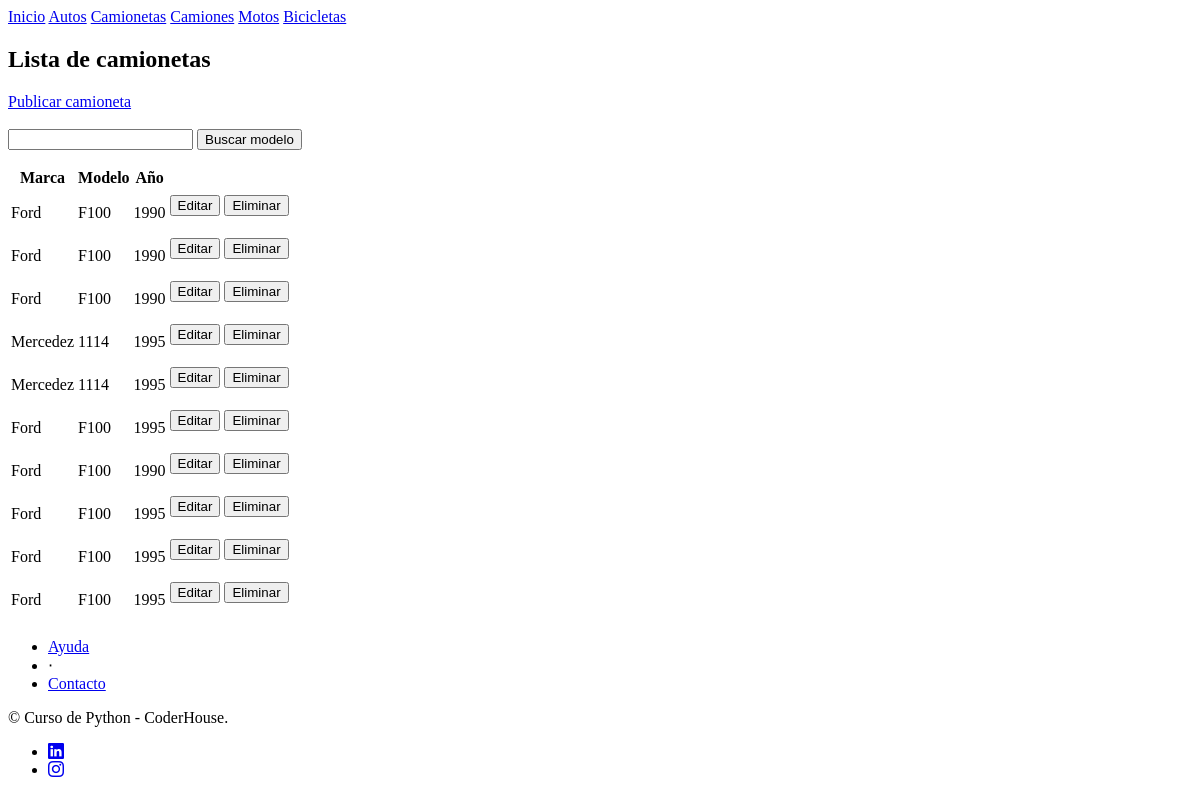
/listados/lista_camionetas/, run on an earlier commit of the app's database.
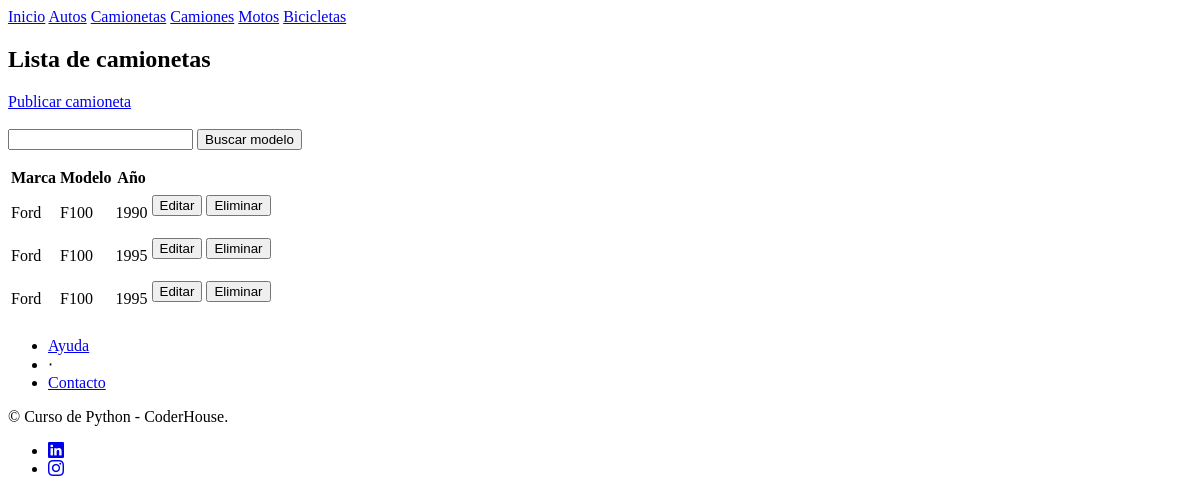
And on a later commit of the database.
### app_preentrega/models.py (models this page shows, shortened)
class Camionetas (models.Model):
    marca = models.CharField(max_length=50)
    modelo = models.CharField(max_length=50)
    ano = models.CharField(max_length=4)
    color = models.CharField(max_length=15)
    equipamiento = models.CharField(max_length=100)
    descripcion = models.CharField(max_length=200)

### app_preentrega/views.py (the view)
# urls.py: path('lista_camionetas/', lista_camionetas, name="camionetas"),
def lista_camionetas(request): #esto renderiza una lista con el contexto que se le pase
    contexto = {
        "Camionetas" : Camionetas.objects.all()
    }
    http_response = render(
        request = request,
        template_name = 'pre_entrega/lista_camionetas.html',
        context = contexto,
    )
    return http_response

### app_preentrega/templates/pre_entrega/lista_camionetas.html (shortened to what this page needs)
{% extends "pre_entrega/base.html" %}
{% block contenido%}
<section>
    <div>
        <h1>Lista de camionetas</h1>
        <a class="navbar-brand" href="{% url 'subir_camionetas' %}"> Publicar camioneta </a>
        <br><br>
        <form action="{% url 'buscar_camionetas' %}" method="POST">
            <input type="text" name="busqueda">
            <input type="submit" value="Buscar modelo">
        </form>
        <table class="table">
            <tbody>
                <tr>
                    <th> Marca </th>
                    <th> Modelo </th>
                    <th> Año </th>
                    <th>  </th>
                </tr>
                <tr>
                {% for camioneta in Camionetas %}
                    <td> {{camioneta.marca}} </td>
                    <td> {{camioneta.modelo}} </td>
                    <td> {{camioneta.ano}} </td>
                    <td>
                        <form action="{% url 'editar_camionetas' camioneta.id %}">
                            <input type="submit" value="Editar"/>
                        </form>
                    </td>
                    <td>
                        <form action="{% url 'eliminar_camionetas' camioneta.id %}" method="POST">
                            <input type="submit" value="Eliminar"/>
                        </form>
                    </td>
                </tr>
                {% endfor %}
            </tbody>
        </table>
    </div>
</section>
{% endblock contenido%}

### app_preentrega/templates/pre_entrega/base.html (shortened to what this page needs)
<html lang="en">
    <head>
        <link href="https://cdn.jsdelivr.net/npm/bootstrap-icons@1.5.0/font/bootstrap-icons.css" rel="stylesheet" type="text/css" />
    </head>
    <body>
        <nav class="navbar navbar-light bg-light static-top">
            <div class="container">
                <a class="navbar-brand" href="{% url 'inicio'%}">Inicio</a>
                <a class="navbar-brand" href="{% url 'autos'%}">Autos</a>
                <a class="navbar-brand" href="{% url 'camionetas'%}">Camionetas</a>
                <a class="btn btn-primary" href="{% url 'camiones'%}">Camiones</a>
                <a class="btn btn-primary" href="{% url 'motos'%}">Motos</a>
                <a class="btn btn-primary" href="{% url 'bicicletas'%}">Bicicletas</a>
            </div>
        </nav>
        {% block contenido%}{% endblock contenido%}
        <footer class="footer bg-light">
            <div class="container">
                <div class="row">
                    <div class="col-lg-6 h-100 text-center text-lg-start my-auto">
                        <ul class="list-inline mb-2">
                            <li class="list-inline-item"><a href="#!">Ayuda</a></li>
                            <li class="list-inline-item">⋅</li>
                            <li class="list-inline-item"><a href="#!">Contacto</a></li>
                        </ul>
                        <p class="text-muted small mb-4 mb-lg-0">&copy; Curso de Python - CoderHouse.</p>
                    </div>
                    <div class="col-lg-6 h-100 text-center text-lg-end my-auto">
                        <ul class="list-inline mb-0">
                            <li class="list-inline-item me-4">
                                <a href="https://www.linkedin.com/in/jairo-blanc-b9831523b/"><i class="bi-linkedin fs-3"></i></a>
                            </li>
                            <li class="list-inline-item">
                                <a href="https://www.instagram.com/blancjairo/"><i class="bi-instagram fs-3"></i></a>
                            </li>
                        </ul>
                    </div>
                </div>
            </div>
        </footer>
    </body>
</html>

What changed in the data, as far as the page shows it:
removed Camionetas: marca "Ford", modelo "F100", ano "1990"
removed Camionetas: marca "Ford", modelo "F100", ano "1990"
removed Camionetas: marca "Mercedez", modelo "1114", ano "1995"
removed Camionetas: marca "Mercedez", modelo "1114", ano "1995"
removed Camionetas: marca "Ford", modelo "F100", ano "1995"
removed Camionetas: marca "Ford", modelo "F100", ano "1990"
removed Camionetas: marca "Ford", modelo "F100", ano "1995"
